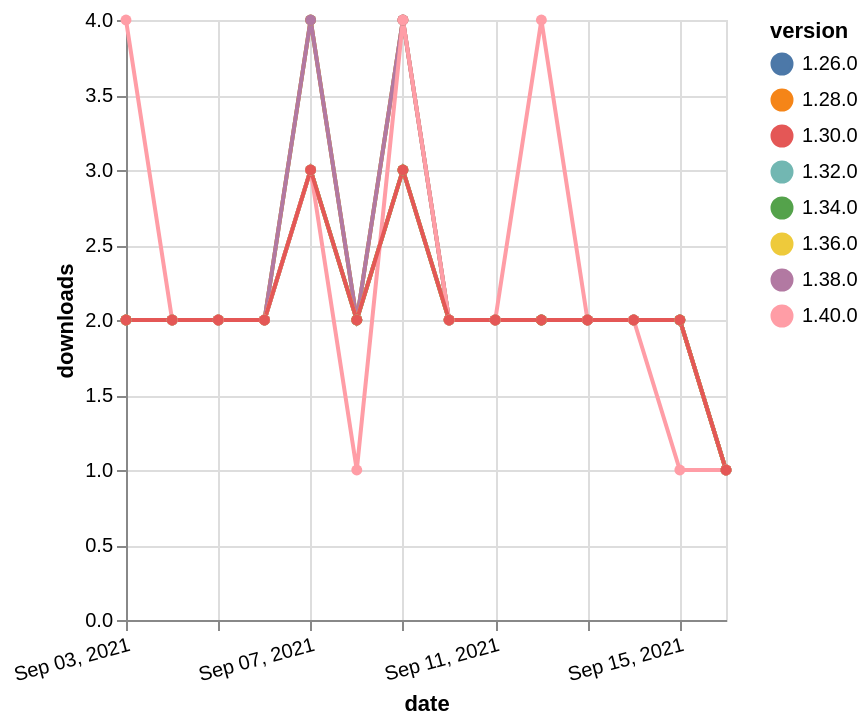

The specification (Vega-Lite) saved for this image:
### Vega-Lite specification from a JSON file in a GitHub repository (floating-point values rounded to 4 significant figures)
{"$schema": "https://vega.github.io/schema/vega-lite/v5.json", "description": "A simple bar chart with embedded data.", "data": {"values": [{"date": "2021-09-03", "total": 1474, "delta": 2, "version": "1.34.0"}, {"date": "2021-09-04", "total": 1476, "delta": 2, "version": "1.34.0"}, {"date": "2021-09-05", "total": 1478, "delta": 2, "version": "1.34.0"}, {"date": "2021-09-06", "total": 1480, "delta": 2, "version": "1.34.0"}, {"date": "2021-09-07", "total": 1483, "delta": 3, "version": "1.34.0"}, {"date": "2021-09-08", "total": 1485, "delta": 2, "version": "1.34.0"}, {"date": "2021-09-09", "total": 1488, "delta": 3, "version": "1.34.0"}, {"date": "2021-09-10", "total": 1490, "delta": 2, "version": "1.34.0"}, {"date": "2021-09-11", "total": 1492, "delta": 2, "version": "1.34.0"}, {"date": "2021-09-12", "total": 1494, "delta": 2, "version": "1.34.0"}, {"date": "2021-09-13", "total": 1496, "delta": 2, "version": "1.34.0"}, {"date": "2021-09-14", "total": 1498, "delta": 2, "version": "1.34.0"}, {"date": "2021-09-15", "total": 1500, "delta": 2, "version": "1.34.0"}, {"date": "2021-09-16", "total": 1501, "delta": 1, "version": "1.34.0"}, {"date": "2021-09-03", "total": 2002, "delta": 2, "version": "1.32.0"}, {"date": "2021-09-04", "total": 2004, "delta": 2, "version": "1.32.0"}, {"date": "2021-09-05", "total": 2006, "delta": 2, "version": "1.32.0"}, {"date": "2021-09-06", "total": 2008, "delta": 2, "version": "1.32.0"}, {"date": "2021-09-07", "total": 2012, "delta": 4, "version": "1.32.0"}, {"date": "2021-09-08", "total": 2014, "delta": 2, "version": "1.32.0"}, {"date": "2021-09-09", "total": 2018, "delta": 4, "version": "1.32.0"}, {"date": "2021-09-10", "total": 2020, "delta": 2, "version": "1.32.0"}, {"date": "2021-09-11", "total": 2022, "delta": 2, "version": "1.32.0"}, {"date": "2021-09-12", "total": 2024, "delta": 2, "version": "1.32.0"}, {"date": "2021-09-13", "total": 2026, "delta": 2, "version": "1.32.0"}, {"date": "2021-09-14", "total": 2028, "delta": 2, "version": "1.32.0"}, {"date": "2021-09-15", "total": 2030, "delta": 2, "version": "1.32.0"}, {"date": "2021-09-16", "total": 2031, "delta": 1, "version": "1.32.0"}, {"date": "2021-09-03", "total": 2549, "delta": 2, "version": "1.28.0"}, {"date": "2021-09-04", "total": 2551, "delta": 2, "version": "1.28.0"}, {"date": "2021-09-05", "total": 2553, "delta": 2, "version": "1.28.0"}, {"date": "2021-09-06", "total": 2555, "delta": 2, "version": "1.28.0"}, {"date": "2021-09-07", "total": 2559, "delta": 4, "version": "1.28.0"}, {"date": "2021-09-08", "total": 2561, "delta": 2, "version": "1.28.0"}, {"date": "2021-09-09", "total": 2565, "delta": 4, "version": "1.28.0"}, {"date": "2021-09-10", "total": 2567, "delta": 2, "version": "1.28.0"}, {"date": "2021-09-11", "total": 2569, "delta": 2, "version": "1.28.0"}, {"date": "2021-09-12", "total": 2571, "delta": 2, "version": "1.28.0"}, {"date": "2021-09-13", "total": 2573, "delta": 2, "version": "1.28.0"}, {"date": "2021-09-14", "total": 2575, "delta": 2, "version": "1.28.0"}, {"date": "2021-09-15", "total": 2577, "delta": 2, "version": "1.28.0"}, {"date": "2021-09-16", "total": 2578, "delta": 1, "version": "1.28.0"}, {"date": "2021-09-03", "total": 2403, "delta": 2, "version": "1.26.0"}, {"date": "2021-09-04", "total": 2405, "delta": 2, "version": "1.26.0"}, {"date": "2021-09-05", "total": 2407, "delta": 2, "version": "1.26.0"}, {"date": "2021-09-06", "total": 2409, "delta": 2, "version": "1.26.0"}, {"date": "2021-09-07", "total": 2412, "delta": 3, "version": "1.26.0"}, {"date": "2021-09-08", "total": 2414, "delta": 2, "version": "1.26.0"}, {"date": "2021-09-09", "total": 2417, "delta": 3, "version": "1.26.0"}, {"date": "2021-09-10", "total": 2419, "delta": 2, "version": "1.26.0"}, {"date": "2021-09-11", "total": 2421, "delta": 2, "version": "1.26.0"}, {"date": "2021-09-12", "total": 2423, "delta": 2, "version": "1.26.0"}, {"date": "2021-09-13", "total": 2425, "delta": 2, "version": "1.26.0"}, {"date": "2021-09-14", "total": 2427, "delta": 2, "version": "1.26.0"}, {"date": "2021-09-15", "total": 2429, "delta": 2, "version": "1.26.0"}, {"date": "2021-09-16", "total": 2430, "delta": 1, "version": "1.26.0"}, {"date": "2021-09-03", "total": 715, "delta": 2, "version": "1.38.0"}, {"date": "2021-09-04", "total": 717, "delta": 2, "version": "1.38.0"}, {"date": "2021-09-05", "total": 719, "delta": 2, "version": "1.38.0"}, {"date": "2021-09-06", "total": 721, "delta": 2, "version": "1.38.0"}, {"date": "2021-09-07", "total": 725, "delta": 4, "version": "1.38.0"}, {"date": "2021-09-08", "total": 727, "delta": 2, "version": "1.38.0"}, {"date": "2021-09-09", "total": 731, "delta": 4, "version": "1.38.0"}, {"date": "2021-09-10", "total": 733, "delta": 2, "version": "1.38.0"}, {"date": "2021-09-11", "total": 735, "delta": 2, "version": "1.38.0"}, {"date": "2021-09-12", "total": 737, "delta": 2, "version": "1.38.0"}, {"date": "2021-09-13", "total": 739, "delta": 2, "version": "1.38.0"}, {"date": "2021-09-14", "total": 741, "delta": 2, "version": "1.38.0"}, {"date": "2021-09-15", "total": 743, "delta": 2, "version": "1.38.0"}, {"date": "2021-09-16", "total": 744, "delta": 1, "version": "1.38.0"}, {"date": "2021-09-03", "total": 1013, "delta": 2, "version": "1.36.0"}, {"date": "2021-09-04", "total": 1015, "delta": 2, "version": "1.36.0"}, {"date": "2021-09-05", "total": 1017, "delta": 2, "version": "1.36.0"}, {"date": "2021-09-06", "total": 1019, "delta": 2, "version": "1.36.0"}, {"date": "2021-09-07", "total": 1022, "delta": 3, "version": "1.36.0"}, {"date": "2021-09-08", "total": 1024, "delta": 2, "version": "1.36.0"}, {"date": "2021-09-09", "total": 1027, "delta": 3, "version": "1.36.0"}, {"date": "2021-09-10", "total": 1029, "delta": 2, "version": "1.36.0"}, {"date": "2021-09-11", "total": 1031, "delta": 2, "version": "1.36.0"}, {"date": "2021-09-12", "total": 1033, "delta": 2, "version": "1.36.0"}, {"date": "2021-09-13", "total": 1035, "delta": 2, "version": "1.36.0"}, {"date": "2021-09-14", "total": 1037, "delta": 2, "version": "1.36.0"}, {"date": "2021-09-15", "total": 1039, "delta": 2, "version": "1.36.0"}, {"date": "2021-09-16", "total": 1040, "delta": 1, "version": "1.36.0"}, {"date": "2021-09-03", "total": 226, "delta": 4, "version": "1.40.0"}, {"date": "2021-09-04", "total": 228, "delta": 2, "version": "1.40.0"}, {"date": "2021-09-05", "total": 230, "delta": 2, "version": "1.40.0"}, {"date": "2021-09-06", "total": 232, "delta": 2, "version": "1.40.0"}, {"date": "2021-09-07", "total": 235, "delta": 3, "version": "1.40.0"}, {"date": "2021-09-08", "total": 236, "delta": 1, "version": "1.40.0"}, {"date": "2021-09-09", "total": 240, "delta": 4, "version": "1.40.0"}, {"date": "2021-09-10", "total": 242, "delta": 2, "version": "1.40.0"}, {"date": "2021-09-11", "total": 244, "delta": 2, "version": "1.40.0"}, {"date": "2021-09-12", "total": 248, "delta": 4, "version": "1.40.0"}, {"date": "2021-09-13", "total": 250, "delta": 2, "version": "1.40.0"}, {"date": "2021-09-14", "total": 252, "delta": 2, "version": "1.40.0"}, {"date": "2021-09-15", "total": 253, "delta": 1, "version": "1.40.0"}, {"date": "2021-09-16", "total": 254, "delta": 1, "version": "1.40.0"}, {"date": "2021-09-03", "total": 2046, "delta": 2, "version": "1.30.0"}, {"date": "2021-09-04", "total": 2048, "delta": 2, "version": "1.30.0"}, {"date": "2021-09-05", "total": 2050, "delta": 2, "version": "1.30.0"}, {"date": "2021-09-06", "total": 2052, "delta": 2, "version": "1.30.0"}, {"date": "2021-09-07", "total": 2055, "delta": 3, "version": "1.30.0"}, {"date": "2021-09-08", "total": 2057, "delta": 2, "version": "1.30.0"}, {"date": "2021-09-09", "total": 2060, "delta": 3, "version": "1.30.0"}, {"date": "2021-09-10", "total": 2062, "delta": 2, "version": "1.30.0"}, {"date": "2021-09-11", "total": 2064, "delta": 2, "version": "1.30.0"}, {"date": "2021-09-12", "total": 2066, "delta": 2, "version": "1.30.0"}, {"date": "2021-09-13", "total": 2068, "delta": 2, "version": "1.30.0"}, {"date": "2021-09-14", "total": 2070, "delta": 2, "version": "1.30.0"}, {"date": "2021-09-15", "total": 2072, "delta": 2, "version": "1.30.0"}, {"date": "2021-09-16", "total": 2073, "delta": 1, "version": "1.30.0"}]}, "width": "container", "mark": {"type": "line", "point": {"filled": true}}, "encoding": {"x": {"field": "date", "type": "temporal", "timeUnit": "yearmonthdate", "title": "date", "axis": {"labelAngle": -15}}, "y": {"field": "delta", "type": "quantitative", "title": "downloads"}, "color": {"field": "version", "type": "nominal"}, "tooltip": {"field": "delta"}}}
